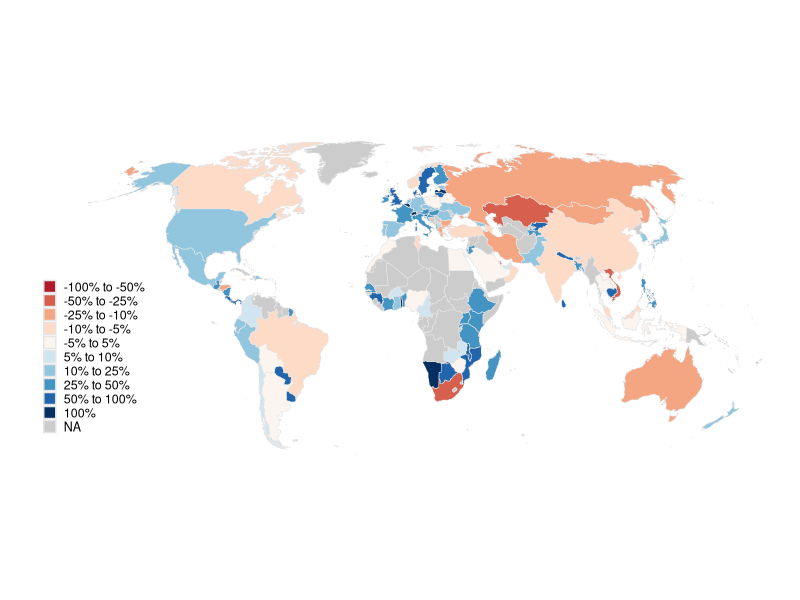
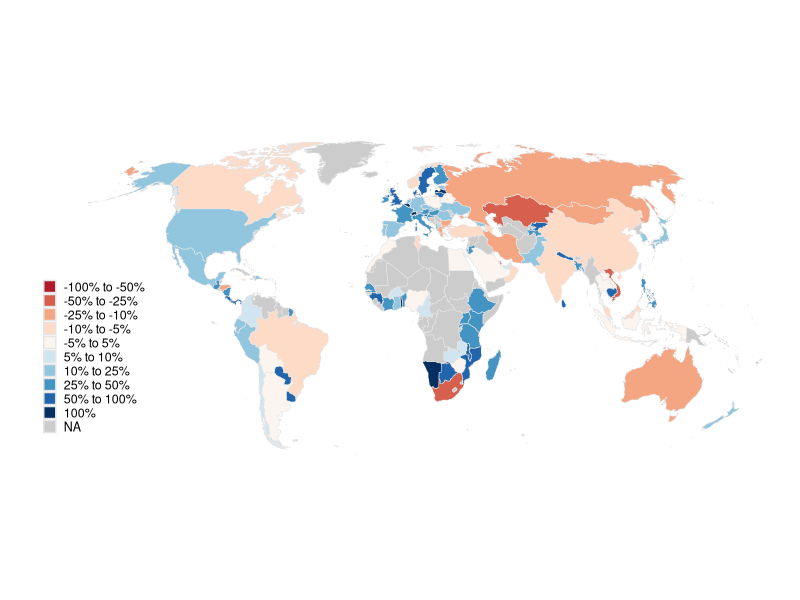

The R script that drew these images, in order:
library(dplyr)
library(writexl)
library(rlang)
library(ggplot2)
library(dplyr)
library(readr)
library(sf)
library(rnaturalearth)
library(rnaturalearthdata)

regression_data <- read.csv("regression_data.csv")

ratio_data_2022 <- regression_data%>%
  mutate(emissions_balance_percent = ((consumption_emissions/territorial_emissions)-1)*100)%>%
  select(country, year, emissions_balance_percent)%>%
  filter(year==2022)

#Let us realize the map that presents the distribution of emissions_balance_percent across countries
  zeroindata=0
  legend = ""
  
  # Données du monde (pays)
  world <- ne_countries(scale = "medium", returnclass = "sf") %>%
    filter(admin != "Antarctica")
  
  
  # Merge des données à cartographier avec la carte
  map_data <- world %>%
    left_join(ratio_data_2022, by = c("iso_a3_eh" = "country"))  # Attention ici : à adapter si besoin
  
  # Breaks for consumption
  breaks_ratio <- c(-100, -50, -25, -10, -5,
                  5, 10, 25, 50, 100, Inf)
  
  # Labels for consumption
  labels_ratio <- c("-100% to -50%", "-50% to -25%","-25% to -10%", "-10% to -5%", "-5% to 5%", 
                  "5% to 10%", "10% to 25%", "25% to 50%", "50% to 100%", "100%")
  # Palette divergente rouge-blanc-bleu
  colors_ratio <- c(
    "#B2182B",  
    "#D6604D",  
    "#F4A582",  
    "#FDDBC7",  
    "#FBF4EF",
    "#D1E5F0",  
    "#92C5DE",  
    "#4393C3",  
    "#2166AC",  
    "#053061"   
  )
  
  # Crée une variable catégorisée avec les breaks
  map_data$var_cat <- cut(map_data[["emissions_balance_percent"]],
                          breaks = breaks_ratio,
                          labels = labels_ratio,
                          include.lowest = TRUE) 
  
  # Gestion de la catégorie "= 0" si demandé
  if (zeroindata) {
    # Ajoute "= 0" aux niveaux
    map_data$var_cat <- factor(map_data$var_cat, levels = c(labels, "Not participating"))
    
    # Affecte la catégorie "= 0" aux bonnes observations
    map_data$var_cat[map_data[[var]] == 0] <- "Not participating"
  }
  
  
  # Carte
  p <- ggplot(map_data) +
    geom_sf(aes(fill = var_cat), color = "gray90", size = 0.1) +
    coord_sf(crs ="+proj=robin") +
    scale_fill_manual(values = colors_ratio, drop = FALSE, na.value = "grey80") +
    theme_minimal(base_size = 10) +
    labs(fill = legend)+
    guides(fill = guide_legend(keyheight = 0.7, keywidth = 0.7)) +
    theme(
      panel.grid = element_blank(),
      axis.text = element_blank(),
      axis.title = element_blank(),
      axis.ticks = element_blank(),
      panel.background = element_rect(fill = "white", color = "white"),
      legend.background = element_rect(fill = "white", color= "white"),
      plot.background = element_rect(fill = "white", color = "white"),
      plot.margin = margin(0, 0, 0, 0),
      panel.border = element_blank(),
      legend.position = c(0.05, 0.1),
      legend.justification = c(0,0),
      legend.title = element_text(size = 7 ),
      legend.text = element_text(size = 9),
      legend.key=element_blank(),
      legend.margin = margin (2,2,2,2)
    )
  
  # Affiche la carte
  print(p)
  
  ggsave(filename ="map_ratio_emissions.jpg", plot = p, width = 10, height =6)
